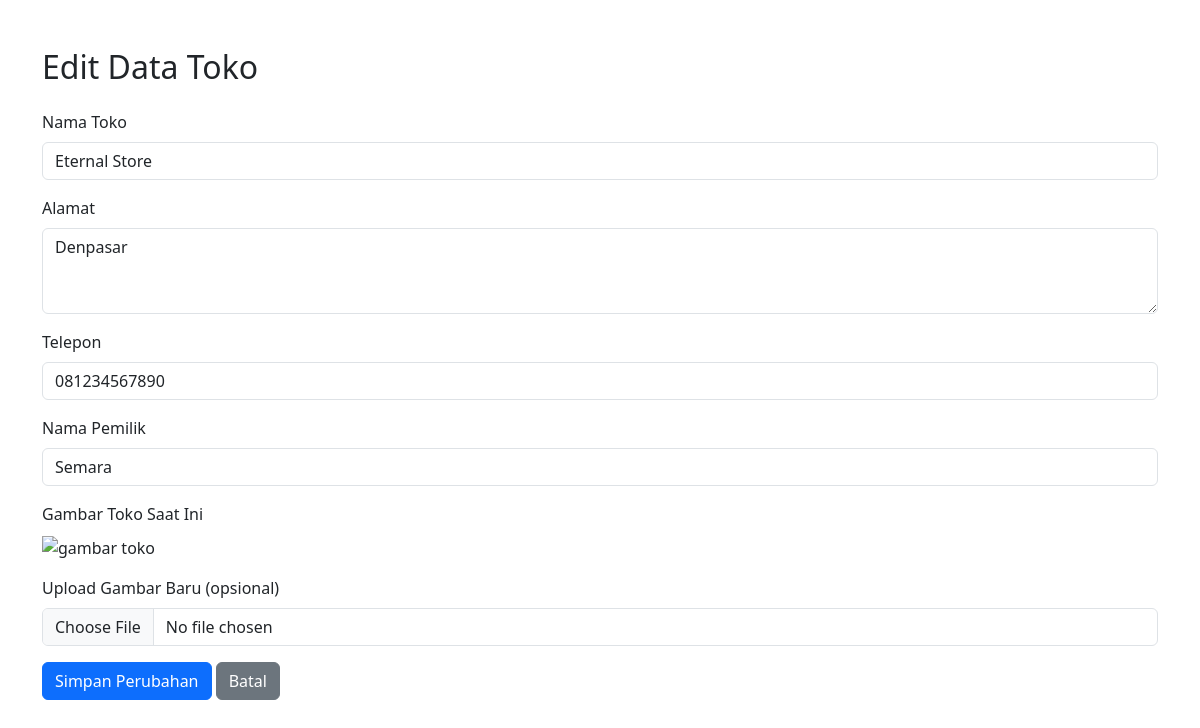
The page /toko/edit_toko.php?id=1 (signed in) on the database its author committed.
### tables this page shows
CREATE TABLE `toko` (
  `id_toko` int NOT NULL,
  `nama_toko` varchar(100) NOT NULL,
  `alamat_toko` text NOT NULL,
  `tlp` varchar(20) NOT NULL,
  `image` varchar(255) NOT NULL DEFAULT 'gambar.jpg',
  `nama_pemilik` varchar(100) NOT NULL
);

### toko/edit_toko.php (the view, shortened to what this page needs)
<?php
include '../config/koneksi.php';
$id = $_GET['id'] ?? null;
$result = mysqli_query($conn, "SELECT * FROM toko WHERE id_toko = $id");
$toko = mysqli_fetch_assoc($result);
?>
<!DOCTYPE html>
<html lang="id">
<head>
  <link href="https://cdn.jsdelivr.net/npm/bootstrap@5.3.0/dist/css/bootstrap.min.css" rel="stylesheet">
</head>
<body>
  <div class="container py-5">
    <h2 class="mb-4">Edit Data Toko</h2>
    <form method="post" enctype="multipart/form-data">
      <div class="mb-3">
        <label class="form-label">Nama Toko</label>
        <input type="text" name="nama_toko" class="form-control" required value="<?= htmlspecialchars($toko['nama_toko']) ?>">
      </div>
      <div class="mb-3">
        <label class="form-label">Alamat</label>
        <textarea name="alamat_toko" class="form-control" rows="3" required><?= htmlspecialchars($toko['alamat_toko']) ?></textarea>
      </div>
      <div class="mb-3">
        <label class="form-label">Telepon</label>
        <input type="text" name="tlp" class="form-control" required value="<?= htmlspecialchars($toko['tlp']) ?>">
      </div>
      <div class="mb-3">
        <label class="form-label">Nama Pemilik</label>
        <input type="text" name="nama_pemilik" class="form-control" required value="<?= htmlspecialchars($toko['nama_pemilik']) ?>">
      </div>
      <div class="mb-3">
        <label class="form-label">Gambar Toko Saat Ini</label><br>
       <img src="../public/upload/<?= htmlspecialchars($toko['image']) ?>" width="120" alt="gambar toko">
      </div>
      <div class="mb-3">
        <label class="form-label">Upload Gambar Baru (opsional)</label>
        <input type="file" name="image" class="form-control" accept="image/*">
      </div>
      <button type="submit" class="btn btn-primary">Simpan Perubahan</button>
      <a href="toko.php" class="btn btn-secondary">Batal</a>
    </form>
  </div>
</body>
</html>

### rows shown on the page
toko: nama_toko "Eternal Store", alamat_toko "Denpasar", tlp "081234567890", nama_pemilik "Semara"
